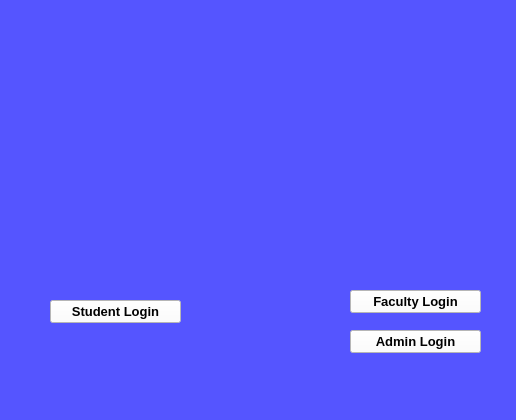
<?xml version="1.0" encoding="UTF-8"?>
<ui version="4.0">
 <class>MainWindow</class>
 <widget class="QMainWindow" name="MainWindow">
  <property name="geometry">
   <rect>
    <x>0</x>
    <y>0</y>
    <width>516</width>
    <height>420</height>
   </rect>
  </property>
  <property name="windowTitle">
   <string>MainWindow</string>
  </property>
  <property name="styleSheet">
   <string notr="true">background-color: rgb(85, 85, 255);</string>
  </property>
  <widget class="QWidget" name="centralwidget">
   <widget class="QLabel" name="label">
    <property name="geometry">
     <rect>
      <x>50</x>
      <y>130</y>
      <width>131</width>
      <height>141</height>
     </rect>
    </property>
    <property name="text">
     <string/>
    </property>
    <property name="pixmap">
     <pixmap>../images/face.jpg</pixmap>
    </property>
    <property name="scaledContents">
     <bool>true</bool>
    </property>
   </widget>
   <widget class="QPushButton" name="pushButton">
    <property name="geometry">
     <rect>
      <x>50</x>
      <y>300</y>
      <width>131</width>
      <height>23</height>
     </rect>
    </property>
    <property name="font">
     <font>
      <pointsize>10</pointsize>
      <weight>75</weight>
      <bold>true</bold>
     </font>
    </property>
    <property name="styleSheet">
     <string notr="true">background-color: rgb(255, 255, 255);</string>
    </property>
    <property name="text">
     <string>Student Login</string>
    </property>
   </widget>
   <widget class="QLabel" name="label_2">
    <property name="geometry">
     <rect>
      <x>350</x>
      <y>120</y>
      <width>131</width>
      <height>141</height>
     </rect>
    </property>
    <property name="text">
     <string/>
    </property>
    <property name="pixmap">
     <pixmap>../images/faculty.png</pixmap>
    </property>
    <property name="scaledContents">
     <bool>true</bool>
    </property>
   </widget>
   <widget class="QPushButton" name="pushButton_2">
    <property name="geometry">
     <rect>
      <x>350</x>
      <y>290</y>
      <width>131</width>
      <height>23</height>
     </rect>
    </property>
    <property name="font">
     <font>
      <pointsize>10</pointsize>
      <weight>75</weight>
      <bold>true</bold>
     </font>
    </property>
    <property name="styleSheet">
     <string notr="true">background-color: rgb(255, 255, 255);</string>
    </property>
    <property name="text">
     <string>Faculty Login</string>
    </property>
   </widget>
   <widget class="QPushButton" name="pushButton_3">
    <property name="geometry">
     <rect>
      <x>350</x>
      <y>330</y>
      <width>131</width>
      <height>23</height>
     </rect>
    </property>
    <property name="font">
     <font>
      <pointsize>10</pointsize>
      <weight>75</weight>
      <bold>true</bold>
     </font>
    </property>
    <property name="styleSheet">
     <string notr="true">background-color: rgb(255, 255, 255);</string>
    </property>
    <property name="text">
     <string>Admin Login</string>
    </property>
   </widget>
  </widget>
 </widget>
 <resources/>
 <connections/>
</ui>
